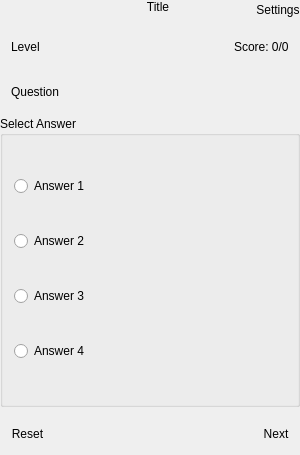
<?xml version="1.0" encoding="UTF-8"?>
<ui version="4.0">
 <class>MainWindow</class>
 <widget class="QMainWindow" name="MainWindow">
  <property name="geometry">
   <rect>
    <x>0</x>
    <y>0</y>
    <width>300</width>
    <height>455</height>
   </rect>
  </property>
  <property name="windowTitle">
   <string>FiddleFaddle</string>
  </property>
  <property name="autoFillBackground">
   <bool>false</bool>
  </property>
  <widget class="QWidget" name="centralWidget">
   <layout class="QVBoxLayout" name="verticalLayout">
    <property name="leftMargin">
     <number>0</number>
    </property>
    <property name="topMargin">
     <number>0</number>
    </property>
    <property name="rightMargin">
     <number>0</number>
    </property>
    <property name="bottomMargin">
     <number>0</number>
    </property>
    <item>
     <widget class="QWidget" name="titleWidget" native="true">
      <property name="sizePolicy">
       <sizepolicy hsizetype="Preferred" vsizetype="Preferred">
        <horstretch>0</horstretch>
        <verstretch>0</verstretch>
       </sizepolicy>
      </property>
      <property name="maximumSize">
       <size>
        <width>16777215</width>
        <height>55</height>
       </size>
      </property>
      <layout class="QHBoxLayout" name="horizontalLayout_3">
       <property name="spacing">
        <number>0</number>
       </property>
       <property name="leftMargin">
        <number>0</number>
       </property>
       <property name="topMargin">
        <number>0</number>
       </property>
       <property name="rightMargin">
        <number>0</number>
       </property>
       <property name="bottomMargin">
        <number>0</number>
       </property>
       <item>
        <spacer name="horizontalSpacer_3">
         <property name="orientation">
          <enum>Qt::Horizontal</enum>
         </property>
         <property name="sizeHint" stdset="0">
          <size>
           <width>100</width>
           <height>20</height>
          </size>
         </property>
        </spacer>
       </item>
       <item>
        <widget class="QLabel" name="titleLabel">
         <property name="minimumSize">
          <size>
           <width>176</width>
           <height>0</height>
          </size>
         </property>
         <property name="maximumSize">
          <size>
           <width>176</width>
           <height>16777215</height>
          </size>
         </property>
         <property name="text">
          <string>Title</string>
         </property>
         <property name="alignment">
          <set>Qt::AlignHCenter|Qt::AlignTop</set>
         </property>
        </widget>
       </item>
       <item>
        <spacer name="horizontalSpacer_4">
         <property name="orientation">
          <enum>Qt::Horizontal</enum>
         </property>
         <property name="sizeHint" stdset="0">
          <size>
           <width>40</width>
           <height>20</height>
          </size>
         </property>
        </spacer>
       </item>
       <item>
        <widget class="QPushButton" name="settingsButton">
         <property name="cursor">
          <cursorShape>PointingHandCursor</cursorShape>
         </property>
         <property name="styleSheet">
          <string notr="true">border: none;</string>
         </property>
         <property name="text">
          <string>Settings</string>
         </property>
         <property name="flat">
          <bool>true</bool>
         </property>
        </widget>
       </item>
      </layout>
     </widget>
    </item>
    <item>
     <widget class="QWidget" name="statusWidget" native="true">
      <property name="maximumSize">
       <size>
        <width>16777215</width>
        <height>50</height>
       </size>
      </property>
      <layout class="QHBoxLayout" name="horizontalLayout_2">
       <item>
        <widget class="QLabel" name="levelNumberLabel">
         <property name="text">
          <string>Level</string>
         </property>
        </widget>
       </item>
       <item>
        <spacer name="horizontalSpacer_2">
         <property name="orientation">
          <enum>Qt::Horizontal</enum>
         </property>
         <property name="sizeHint" stdset="0">
          <size>
           <width>40</width>
           <height>20</height>
          </size>
         </property>
        </spacer>
       </item>
       <item>
        <widget class="QLabel" name="scoreLabel">
         <property name="text">
          <string>Score: 0/0</string>
         </property>
        </widget>
       </item>
      </layout>
     </widget>
    </item>
    <item>
     <widget class="QWidget" name="questionWidget" native="true">
      <property name="sizePolicy">
       <sizepolicy hsizetype="Preferred" vsizetype="Minimum">
        <horstretch>0</horstretch>
        <verstretch>0</verstretch>
       </sizepolicy>
      </property>
      <property name="maximumSize">
       <size>
        <width>16777215</width>
        <height>200</height>
       </size>
      </property>
      <layout class="QGridLayout" name="gridLayout_2">
       <item row="0" column="0">
        <widget class="QLabel" name="questionLabel">
         <property name="text">
          <string>Question</string>
         </property>
         <property name="wordWrap">
          <bool>true</bool>
         </property>
        </widget>
       </item>
      </layout>
     </widget>
    </item>
    <item>
     <widget class="QGroupBox" name="answerGroupBox">
      <property name="sizePolicy">
       <sizepolicy hsizetype="Preferred" vsizetype="Expanding">
        <horstretch>0</horstretch>
        <verstretch>0</verstretch>
       </sizepolicy>
      </property>
      <property name="title">
       <string>Select Answer</string>
      </property>
      <property name="flat">
       <bool>true</bool>
      </property>
      <layout class="QGridLayout" name="gridLayout_3">
       <item row="1" column="0" colspan="2">
        <widget class="QRadioButton" name="answerTwoRadioButton">
         <property name="text">
          <string>Answer 2</string>
         </property>
        </widget>
       </item>
       <item row="0" column="0" colspan="2">
        <widget class="QRadioButton" name="answerOneRadioButton">
         <property name="text">
          <string>Answer 1</string>
         </property>
        </widget>
       </item>
       <item row="3" column="0">
        <widget class="QRadioButton" name="answerFourRadioButton">
         <property name="text">
          <string>Answer 4</string>
         </property>
        </widget>
       </item>
       <item row="2" column="0">
        <widget class="QRadioButton" name="answerThreeRadioButton">
         <property name="text">
          <string>Answer 3</string>
         </property>
        </widget>
       </item>
      </layout>
     </widget>
    </item>
    <item>
     <widget class="QWidget" name="buttonWidget" native="true">
      <property name="maximumSize">
       <size>
        <width>16777215</width>
        <height>100</height>
       </size>
      </property>
      <layout class="QHBoxLayout" name="horizontalLayout">
       <property name="spacing">
        <number>0</number>
       </property>
       <item>
        <widget class="QPushButton" name="resetButton">
         <property name="sizePolicy">
          <sizepolicy hsizetype="Preferred" vsizetype="Preferred">
           <horstretch>0</horstretch>
           <verstretch>0</verstretch>
          </sizepolicy>
         </property>
         <property name="cursor">
          <cursorShape>PointingHandCursor</cursorShape>
         </property>
         <property name="styleSheet">
          <string notr="true">border: none;</string>
         </property>
         <property name="text">
          <string>Reset</string>
         </property>
         <property name="flat">
          <bool>false</bool>
         </property>
        </widget>
       </item>
       <item>
        <spacer name="horizontalSpacer">
         <property name="orientation">
          <enum>Qt::Horizontal</enum>
         </property>
         <property name="sizeHint" stdset="0">
          <size>
           <width>40</width>
           <height>20</height>
          </size>
         </property>
        </spacer>
       </item>
       <item>
        <widget class="QPushButton" name="nextButton">
         <property name="sizePolicy">
          <sizepolicy hsizetype="Preferred" vsizetype="Preferred">
           <horstretch>0</horstretch>
           <verstretch>0</verstretch>
          </sizepolicy>
         </property>
         <property name="cursor">
          <cursorShape>PointingHandCursor</cursorShape>
         </property>
         <property name="focusPolicy">
          <enum>Qt::StrongFocus</enum>
         </property>
         <property name="styleSheet">
          <string notr="true">border: none !important;</string>
         </property>
         <property name="text">
          <string>Next</string>
         </property>
         <property name="flat">
          <bool>true</bool>
         </property>
        </widget>
       </item>
      </layout>
     </widget>
    </item>
   </layout>
  </widget>
 </widget>
 <layoutdefault spacing="6" margin="11"/>
 <resources/>
 <connections/>
</ui>
